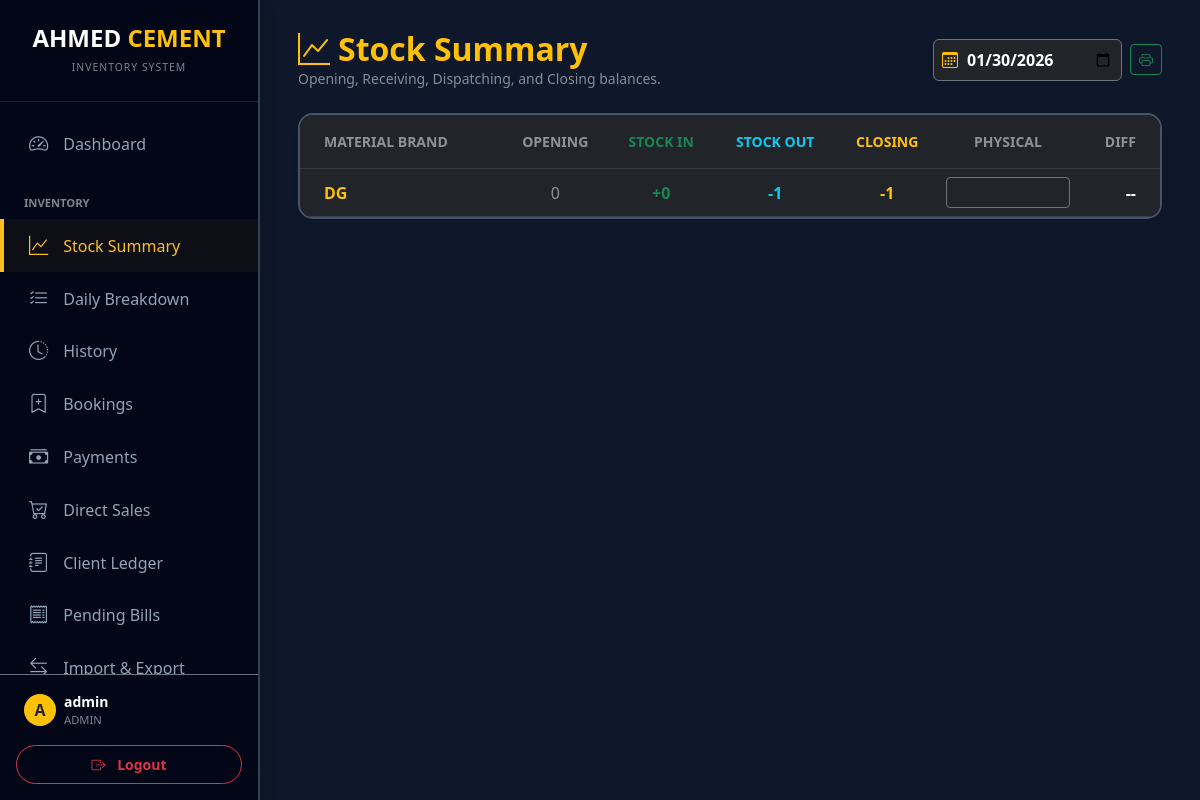
Screenshot of /stock_summary (signed in) with the database file from the repository.
### models.py (models this page shows)
class User(UserMixin, db.Model):
    id = db.Column(db.Integer, primary_key=True)
    username = db.Column(db.String(100), unique=True, nullable=False)
    password_hash = db.Column(db.String(200), nullable=False)
    role = db.Column(db.String(20), default='user')
    can_view_stock = db.Column(db.Boolean, default=True)
    can_view_daily = db.Column(db.Boolean, default=True)
    can_view_history = db.Column(db.Boolean, default=True)
    can_import_export = db.Column(db.Boolean, default=False)
    can_manage_directory = db.Column(db.Boolean, default=False)

### blueprints/inventory.py (the view)
@inventory_bp.route('/stock_summary')
@login_required
def stock_summary():
    sel_date = request.args.get('date', date.today().strftime('%Y-%m-%d'))
    prev_stats = db.session.query(
        Entry.material,
        func.sum(case((Entry.type == 'IN', Entry.qty), else_=-Entry.qty)).label('prev_net')
    ).filter(Entry.date < sel_date).group_by(Entry.material).all()
    prev_map = {row.material: float(row.prev_net or 0) for row in prev_stats}
    day_stats = db.session.query(
        Entry.material,
        func.sum(case((Entry.type == 'IN', Entry.qty), else_=0)).label('day_in'),
        func.sum(case((Entry.type == 'OUT', Entry.qty), else_=0)).label('day_out')
    ).filter(Entry.date == sel_date).group_by(Entry.material).all()
    day_map = {row.material: {'in': float(row.day_in or 0), 'out': float(row.day_out or 0)} for row in day_stats}
    all_materials = set(prev_map.keys()) | set(day_map.keys())
    for mat in Material.query.with_entities(Material.name).all():
        all_materials.add(mat.name)
    stats = []
    for mat_name in sorted(all_materials):
        prev_net = prev_map.get(mat_name, 0)
        day_in = day_map.get(mat_name, {}).get('in', 0)
        day_out = day_map.get(mat_name, {}).get('out', 0)
        effective_opening = prev_net + day_in
        stats.append({
            'name': mat_name,
            'opening': int(effective_opening),
            'in': int(day_in),
            'out': int(day_out),
            'closing': int(effective_opening - day_out)
        })
    return render_template('stock_summary.html', stats=stats, sel_date=sel_date)

### main.py (called while the page is built)
@login_manager.user_loader
def load_user(user_id):
    return db.session.get(User, int(user_id))

### templates/stock_summary.html (shortened to what this page needs)
{% extends "layout.html" %}
{% block content %}
<div class="d-flex flex-column flex-md-row justify-content-between align-items-md-center mb-4 gap-3">
    <div>
        <h2 class="fw-bold text-warning mb-0"><i class="bi bi-graph-up me-2"></i>Stock Summary</h2>
        <p class="text-white-50 small mb-0">Opening, Receiving, Dispatching, and Closing balances.</p>
    </div>
    <div class="d-flex gap-2 align-items-center">
        <div class="bg-dark border border-secondary rounded p-2 d-flex align-items-center shadow-sm">
            <i class="bi bi-calendar3 me-2 text-warning"></i>
            <input type="date" value="{{ sel_date }}" class="border-0 fw-bold text-white bg-transparent" style="outline: none; min-width: 130px;" onchange="location.href='?date='+this.value">
        </div>
        <button class="btn btn-outline-success btn-sm fw-bold" onclick="window.print()">
            <i class="bi bi-printer"></i>
        </button>
    </div>
</div>
<div class="card border-0 shadow-sm mb-4" style="background: #1e293b; border: 2px solid #475569 !important; border-radius: 15px; overflow: hidden;">
    <div class="table-responsive">
        <table class="table table-dark table-hover align-middle mb-0 text-center">
            <thead style="background: #0f172a;">
                <tr class="small text-uppercase">
                    <th class="ps-4 text-white-50 text-start py-3">Material Brand</th>
                    <th class="text-white-50 py-3">Opening</th>
                    <th class="text-success py-3">Stock In</th>
                    <th class="text-info py-3">Stock Out</th>
                    <th class="text-warning py-3">Closing</th>
                    <th class="text-white-50 py-3" style="width: 140px;">Physical</th>
                    <th class="text-end pe-4 text-white-50 py-3">Diff</th>
                </tr>
            </thead>
            <tbody style="background: #1e293b;">
                {% for s in stats %}
                <tr style="border-bottom: 1px solid #334155;">
                    <td class="text-start ps-4 fw-bold text-warning">{{ s.name }}</td>
                    <td class="text-white-50">{{ s.opening|int }}</td>
                    <td class="text-success fw-bold">+{{ s.in|int }}</td>
                    <td class="text-info fw-bold">-{{ s.out|int }}</td>
                    <td class="fw-bold text-warning">{{ s.closing|int }}</td>
                    <td>
                        <input type="number" class="form-control form-control-sm bg-dark text-white border-secondary text-center fw-bold"
                               placeholder="0" oninput="updateDiff(this, {{ s.closing }}, 'diff-{{ loop.index }}')">
                    </td>
                    <td class="text-end pe-4 fw-bold" id="diff-{{ loop.index }}">--</td>
                </tr>
                {% endfor %}
            </tbody>
        </table>
    </div>
</div>
{% endblock %}

### templates/layout.html (shortened to what this page needs)
<!DOCTYPE html>
<html lang="en">
<head>
    <link href="https://cdn.jsdelivr.net/npm/bootstrap@5.3.0/dist/css/bootstrap.min.css" rel="stylesheet">
    <link rel="stylesheet" href="https://cdn.jsdelivr.net/npm/bootstrap-icons@1.10.0/font/bootstrap-icons.css">
    <link rel="stylesheet" href="https://cdn.jsdelivr.net/npm/flatpickr/dist/flatpickr.min.css">
    <link rel="stylesheet" href="https://cdn.jsdelivr.net/npm/flatpickr/dist/themes/dark.css">
</head>
<body>
{% if current_user.is_authenticated %}
    <div class="sidebar shadow" id="sidebar">
        <div class="p-4 text-center border-bottom border-secondary border-opacity-25">
            <h4 class="fw-bold text-white mb-0">AHMED <span class="text-warning">CEMENT</span></h4>
            <small class="text-white-50 text-uppercase" style="font-size: 0.65rem; letter-spacing: 1px;">Inventory System</small>
        </div>
        <div class="sidebar-nav-container">
            <nav class="py-3">
                <a href="/" class="nav-link {{ 'active' if request.path == '/' }}" onclick="closeSidebar()">
                    <i class="bi bi-speedometer2"></i> Dashboard
                </a>
                <div class="text-white-50 small fw-bold px-4 mt-4 mb-2 text-uppercase" style="font-size: 0.7rem;">Inventory</div>
                {% if current_user.can_view_stock or current_user.role == 'admin' %}
                <a href="/stock_summary" class="nav-link {{ 'active' if request.path == '/stock_summary' }}" onclick="closeSidebar()">
                    <i class="bi bi-graph-up"></i> Stock Summary
                </a>
                {% endif %}
                {% if current_user.can_view_daily or current_user.role == 'admin' %}
                <a href="/daily_transactions" class="nav-link {{ 'active' if request.path == '/daily_transactions' }}" onclick="closeSidebar()">
                    <i class="bi bi-list-check"></i> Daily Breakdown
                </a>
                {% endif %}
                {% if current_user.can_view_history or current_user.role == 'admin' %}
                <a href="/tracking" class="nav-link {{ 'active' if request.path == '/tracking' }}" onclick="closeSidebar()">
                    <i class="bi bi-clock-history"></i> History
                </a>
                <a href="/bookings" class="nav-link {{ 'active' if request.path == '/bookings' }}" onclick="closeSidebar()">
                    <i class="bi bi-bookmark-plus"></i> Bookings
                </a>
                <a href="/payments" class="nav-link {{ 'active' if request.path == '/payments' }}" onclick="closeSidebar()">
                    <i class="bi bi-cash-stack"></i> Payments
                </a>
                <a href="/direct_sales" class="nav-link {{ 'active' if request.path == '/direct_sales' }}" onclick="closeSidebar()">
                    <i class="bi bi-cart-check"></i> Direct Sales
                </a>
                <a href="/clients" class="nav-link {{ 'active' if request.path.startswith('/ledger') or request.path == '/clients' }}" onclick="closeSidebar()">
                    <i class="bi bi-journal-text"></i> Client Ledger
                </a>
                {% endif %}
                <a href="/pending_bills" class="nav-link {{ 'active' if request.path == '/pending_bills' }}" onclick="closeSidebar()">
                    <i class="bi bi-receipt"></i> Pending Bills
                </a>
                {% if current_user.can_import_export or current_user.role == 'admin' %}
                <a href="/import_export" class="nav-link {{ 'active' if request.path == '/import_export' }}" onclick="closeSidebar()">
                    <i class="bi bi-arrow-left-right"></i> Import & Export
                </a>
                {% endif %}
            </nav>
        </div>
        <div class="p-3 border-top border-secondary">
            <div class="d-flex align-items-center mb-3 px-2">
                <div class="bg-warning rounded-circle me-2 d-flex align-items-center justify-content-center text-dark fw-bold" style="width: 32px; height: 32px; flex-shrink: 0;">
                    {{ current_user.username[0]|upper }}
                </div>
                <div class="overflow-hidden">
                    <div class="text-white fw-bold small text-truncate">{{ current_user.username }}</div>
                    <div class="text-white-50 x-small" style="font-size: 0.7rem;">{{ current_user.role|upper }}</div>
                </div>
            </div>
            <a href="/logout" class="btn btn-outline-danger w-100 btn-sm fw-bold py-2 rounded-pill">
                <i class="bi bi-box-arrow-right me-2"></i> Logout
            </a>
        </div>
    </div>
{% endif %}
<div class="main-content {{ 'ms-0' if not current_user.is_authenticated }}">
    <div class="container-fluid px-0 px-sm-2">
        {% block content %}{% endblock %}
    </div>
</div>
</body>
</html>

### templates/layout.html (style rules this page uses)
:root { --sidebar-width: 260px; --bg-dark: #0f172a; --card-bg: #1e293b; --accent: #fbbf24; --sidebar-bg: #020617; }
body { background-color: var(--bg-dark); color: #f8fafc; font-family: 'Segoe UI', Roboto, Helvetica, Arial, sans-serif; overflow-x: hidden; margin: 0; }
.sidebar { width: var(--sidebar-width); height: 100vh; position: fixed; background: var(--sidebar-bg); border-right: 2px solid #334155; transition: all 0.3s; z-index: 1050; left: 0; top: 0; display: flex; flex-direction: column; }
.sidebar-nav-container { flex-grow: 1; overflow-y: auto; scrollbar-width: thin; scrollbar-color: #334155 transparent; }
.main-content { margin-left: var(--sidebar-width); padding: 30px; min-height: 100vh; transition: all 0.3s; }
.nav-link { color: #94a3b8; padding: 12px 25px; display: flex; align-items: center; font-weight: 500; border-left: 4px solid transparent; transition: 0.2s; text-decoration: none; }
.nav-link:hover, .nav-link.active { color: var(--accent); background: rgba(251, 191, 36, 0.05); border-left: 4px solid var(--accent); }
.nav-link i { font-size: 1.2rem; margin-right: 15px; }

### rows the page displays
User: username "A", username "admin", role "ADMIN", name "DG", opening "0", in "0", out "1", closing "-1"
